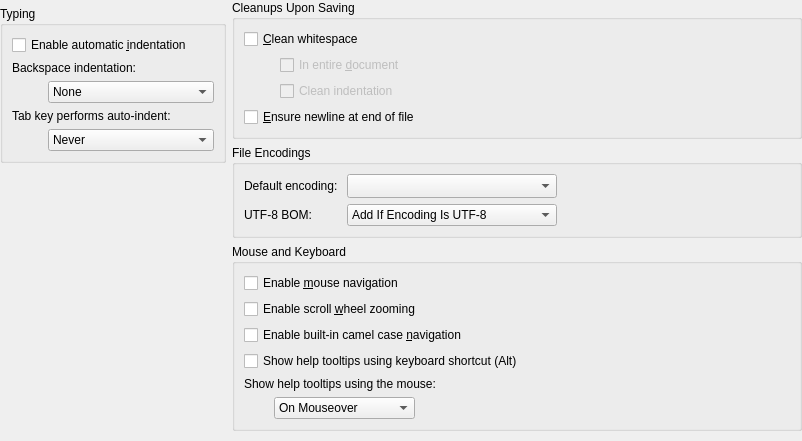
<?xml version="1.0" encoding="UTF-8"?>
<ui version="4.0">
 <class>TextEditor::Internal::BehaviorSettingsWidget</class>
 <widget class="QWidget" name="TextEditor::Internal::BehaviorSettingsWidget">
  <property name="geometry">
   <rect>
    <x>0</x>
    <y>0</y>
    <width>802</width>
    <height>441</height>
   </rect>
  </property>
  <layout class="QHBoxLayout" name="horizontalLayout">
   <property name="leftMargin">
    <number>0</number>
   </property>
   <property name="topMargin">
    <number>0</number>
   </property>
   <property name="rightMargin">
    <number>0</number>
   </property>
   <property name="bottomMargin">
    <number>0</number>
   </property>
   <item>
    <layout class="QVBoxLayout" name="verticalLayout_2">
     <item>
      <widget class="TextEditor::SimpleCodeStylePreferencesWidget" name="tabPreferencesWidget" native="true"/>
     </item>
     <item>
      <widget class="QGroupBox" name="groupBoxTyping">
       <property name="title">
        <string>Typing</string>
       </property>
       <property name="flat">
        <bool>false</bool>
       </property>
       <layout class="QGridLayout" name="gridLayout_3">
        <item row="0" column="0" colspan="2">
         <widget class="QCheckBox" name="autoIndent">
          <property name="text">
           <string>Enable automatic &amp;indentation</string>
          </property>
         </widget>
        </item>
        <item row="1" column="0" colspan="2">
         <widget class="QLabel" name="smartBackspaceLabel">
          <property name="text">
           <string>Backspace indentation:</string>
          </property>
         </widget>
        </item>
        <item row="2" column="1">
         <widget class="QComboBox" name="smartBackspaceBehavior">
          <property name="sizePolicy">
           <sizepolicy hsizetype="MinimumExpanding" vsizetype="Fixed">
            <horstretch>0</horstretch>
            <verstretch>0</verstretch>
           </sizepolicy>
          </property>
          <property name="toolTip">
           <string>&lt;html&gt;&lt;head/&gt;&lt;body&gt;
Specifies how backspace interacts with indentation.

&lt;ul&gt;
&lt;li&gt;None: No interaction at all. Regular plain backspace behavior.
&lt;/li&gt;

&lt;li&gt;Follows Previous Indents: In leading white space it will take the cursor back to the nearest indentation level used in previous lines.
&lt;/li&gt;

&lt;li&gt;Unindents: If the character behind the cursor is a space it behaves as a backtab.
&lt;/li&gt;
&lt;/ul&gt;&lt;/body&gt;&lt;/html&gt;
</string>
          </property>
          <item>
           <property name="text">
            <string>None</string>
           </property>
          </item>
          <item>
           <property name="text">
            <string>Follows Previous Indents</string>
           </property>
          </item>
          <item>
           <property name="text">
            <string>Unindents</string>
           </property>
          </item>
         </widget>
        </item>
        <item row="3" column="0" colspan="2">
         <widget class="QLabel" name="tabKeyBehaviorLabel">
          <property name="text">
           <string>Tab key performs auto-indent:</string>
          </property>
         </widget>
        </item>
        <item row="4" column="0">
         <spacer name="horizontalSpacer_5">
          <property name="orientation">
           <enum>Qt::Horizontal</enum>
          </property>
          <property name="sizeType">
           <enum>QSizePolicy::Fixed</enum>
          </property>
          <property name="sizeHint" stdset="0">
           <size>
            <width>30</width>
            <height>20</height>
           </size>
          </property>
         </spacer>
        </item>
        <item row="4" column="1">
         <widget class="QComboBox" name="tabKeyBehavior">
          <property name="sizePolicy">
           <sizepolicy hsizetype="MinimumExpanding" vsizetype="Fixed">
            <horstretch>0</horstretch>
            <verstretch>0</verstretch>
           </sizepolicy>
          </property>
          <item>
           <property name="text">
            <string>Never</string>
           </property>
          </item>
          <item>
           <property name="text">
            <string>Always</string>
           </property>
          </item>
          <item>
           <property name="text">
            <string>In Leading White Space</string>
           </property>
          </item>
         </widget>
        </item>
       </layout>
      </widget>
     </item>
     <item>
      <spacer name="verticalSpacer">
       <property name="orientation">
        <enum>Qt::Vertical</enum>
       </property>
       <property name="sizeHint" stdset="0">
        <size>
         <width>28</width>
         <height>13</height>
        </size>
       </property>
      </spacer>
     </item>
    </layout>
   </item>
   <item>
    <layout class="QVBoxLayout" name="verticalLayout_3">
     <item>
      <widget class="QGroupBox" name="groupBoxStorageSettings">
       <property name="toolTip">
        <string>Cleanup actions which are automatically performed right before the file is saved to disk.</string>
       </property>
       <property name="title">
        <string>Cleanups Upon Saving</string>
       </property>
       <layout class="QGridLayout" name="gridLayout_2">
        <item row="0" column="0" colspan="2">
         <widget class="QCheckBox" name="cleanWhitespace">
          <property name="toolTip">
           <string>Removes trailing whitespace upon saving.</string>
          </property>
          <property name="text">
           <string>&amp;Clean whitespace</string>
          </property>
         </widget>
        </item>
        <item row="1" column="0">
         <spacer name="horizontalSpacer_2">
          <property name="orientation">
           <enum>Qt::Horizontal</enum>
          </property>
          <property name="sizeType">
           <enum>QSizePolicy::Fixed</enum>
          </property>
          <property name="sizeHint" stdset="0">
           <size>
            <width>30</width>
            <height>20</height>
           </size>
          </property>
         </spacer>
        </item>
        <item row="1" column="1">
         <widget class="QCheckBox" name="inEntireDocument">
          <property name="enabled">
           <bool>false</bool>
          </property>
          <property name="sizePolicy">
           <sizepolicy hsizetype="Expanding" vsizetype="Fixed">
            <horstretch>0</horstretch>
            <verstretch>0</verstretch>
           </sizepolicy>
          </property>
          <property name="toolTip">
           <string>Cleans whitespace in entire document instead of only for changed parts.</string>
          </property>
          <property name="text">
           <string>In entire &amp;document</string>
          </property>
         </widget>
        </item>
        <item row="2" column="1">
         <widget class="QCheckBox" name="cleanIndentation">
          <property name="enabled">
           <bool>false</bool>
          </property>
          <property name="toolTip">
           <string>Corrects leading whitespace according to tab settings.</string>
          </property>
          <property name="text">
           <string>Clean indentation</string>
          </property>
         </widget>
        </item>
        <item row="3" column="0" colspan="2">
         <widget class="QCheckBox" name="addFinalNewLine">
          <property name="toolTip">
           <string>Always writes a newline character at the end of the file.</string>
          </property>
          <property name="text">
           <string>&amp;Ensure newline at end of file</string>
          </property>
         </widget>
        </item>
       </layout>
      </widget>
     </item>
     <item>
      <widget class="QGroupBox" name="groupBoxEncodings">
       <property name="title">
        <string>File Encodings</string>
       </property>
       <layout class="QGridLayout" name="gridLayout">
        <item row="0" column="0">
         <widget class="QLabel" name="encodingLabel">
          <property name="text">
           <string>Default encoding: </string>
          </property>
         </widget>
        </item>
        <item row="0" column="1">
         <widget class="QComboBox" name="encodingBox">
          <property name="sizePolicy">
           <sizepolicy hsizetype="Preferred" vsizetype="Fixed">
            <horstretch>0</horstretch>
            <verstretch>0</verstretch>
           </sizepolicy>
          </property>
          <property name="sizeAdjustPolicy">
           <enum>QComboBox::AdjustToMinimumContentsLengthWithIcon</enum>
          </property>
          <property name="minimumContentsLength">
           <number>20</number>
          </property>
         </widget>
        </item>
        <item row="0" column="2">
         <spacer name="horizontalSpacer_6">
          <property name="orientation">
           <enum>Qt::Horizontal</enum>
          </property>
          <property name="sizeType">
           <enum>QSizePolicy::Expanding</enum>
          </property>
          <property name="sizeHint" stdset="0">
           <size>
            <width>285</width>
            <height>20</height>
           </size>
          </property>
         </spacer>
        </item>
        <item row="1" column="1">
         <widget class="QComboBox" name="utf8BomBox">
          <property name="toolTip">
           <string>&lt;html&gt;&lt;head/&gt;&lt;body&gt;
&lt;p&gt;How text editors should deal with UTF-8 Byte Order Marks. The options are:&lt;/p&gt;
&lt;ul &gt;&lt;li&gt;&lt;i&gt;Add If Encoding Is UTF-8:&lt;/i&gt; always add a BOM when saving a file in UTF-8 encoding. Note that this will not work if the encoding is &lt;i&gt;System&lt;/i&gt;, as Qt Creator does not know what it actually is.&lt;/li&gt;
&lt;li&gt;&lt;i&gt;Keep If Already Present: &lt;/i&gt;save the file with a BOM if it already had one when it was loaded.&lt;/li&gt;
&lt;li&gt;&lt;i&gt;Always Delete:&lt;/i&gt; never write an UTF-8 BOM, possibly deleting a pre-existing one.&lt;/li&gt;&lt;/ul&gt;
&lt;p&gt;Note that UTF-8 BOMs are uncommon and treated incorrectly by some editors, so it usually makes little sense to add any.&lt;/p&gt;
&lt;p&gt;This setting does &lt;b&gt;not&lt;/b&gt; influence the use of UTF-16 and UTF-32 BOMs.&lt;/p&gt;&lt;/body&gt;&lt;/html&gt;</string>
          </property>
          <item>
           <property name="text">
            <string>Add If Encoding Is UTF-8</string>
           </property>
          </item>
          <item>
           <property name="text">
            <string>Keep If Already Present</string>
           </property>
          </item>
          <item>
           <property name="text">
            <string>Always Delete</string>
           </property>
          </item>
         </widget>
        </item>
        <item row="1" column="0">
         <widget class="QLabel" name="utf8BomLabel">
          <property name="text">
           <string>UTF-8 BOM:</string>
          </property>
         </widget>
        </item>
       </layout>
      </widget>
     </item>
     <item>
      <widget class="QGroupBox" name="groupBoxMouse">
       <property name="title">
        <string>Mouse and Keyboard</string>
       </property>
       <layout class="QVBoxLayout" name="verticalLayout">
        <item>
         <widget class="QCheckBox" name="mouseNavigation">
          <property name="text">
           <string>Enable &amp;mouse navigation</string>
          </property>
         </widget>
        </item>
        <item>
         <widget class="QCheckBox" name="scrollWheelZooming">
          <property name="text">
           <string>Enable scroll &amp;wheel zooming</string>
          </property>
         </widget>
        </item>
        <item>
         <widget class="QCheckBox" name="camelCaseNavigation">
          <property name="text">
           <string>Enable built-in camel case &amp;navigation</string>
          </property>
         </widget>
        </item>
        <item>
         <widget class="QCheckBox" name="keyboardTooltips">
          <property name="toolTip">
           <string>Press Alt to display context-sensitive help or type information as tooltips.</string>
          </property>
          <property name="text">
           <string>Show help tooltips using keyboard shortcut (Alt)</string>
          </property>
         </widget>
        </item>
        <item>
         <widget class="QLabel" name="helpTooltipsLabel">
          <property name="text">
           <string>Show help tooltips using the mouse:</string>
          </property>
         </widget>
        </item>
        <item>
         <layout class="QHBoxLayout" name="horizontalLayout_2">
          <item>
           <spacer name="horizontalSpacer">
            <property name="orientation">
             <enum>Qt::Horizontal</enum>
            </property>
            <property name="sizeType">
             <enum>QSizePolicy::Fixed</enum>
            </property>
            <property name="sizeHint" stdset="0">
             <size>
              <width>30</width>
              <height>20</height>
             </size>
            </property>
           </spacer>
          </item>
          <item>
           <widget class="QComboBox" name="constrainTooltipsBox">
            <item>
             <property name="text">
              <string>On Mouseover</string>
             </property>
            </item>
            <item>
             <property name="text">
              <string>On Shift+Mouseover</string>
             </property>
            </item>
           </widget>
          </item>
          <item>
           <spacer name="horizontalSpacer_3">
            <property name="orientation">
             <enum>Qt::Horizontal</enum>
            </property>
            <property name="sizeHint" stdset="0">
             <size>
              <width>40</width>
              <height>20</height>
             </size>
            </property>
           </spacer>
          </item>
         </layout>
        </item>
       </layout>
      </widget>
     </item>
     <item>
      <spacer name="verticalSpacer_2">
       <property name="orientation">
        <enum>Qt::Vertical</enum>
       </property>
       <property name="sizeHint" stdset="0">
        <size>
         <width>20</width>
         <height>40</height>
        </size>
       </property>
      </spacer>
     </item>
    </layout>
   </item>
  </layout>
 </widget>
 <customwidgets>
  <customwidget>
   <class>TextEditor::SimpleCodeStylePreferencesWidget</class>
   <extends>QWidget</extends>
   <header location="global">texteditor/simplecodestylepreferenceswidget.h</header>
   <container>1</container>
  </customwidget>
 </customwidgets>
 <tabstops>
  <tabstop>cleanWhitespace</tabstop>
  <tabstop>inEntireDocument</tabstop>
  <tabstop>cleanIndentation</tabstop>
  <tabstop>addFinalNewLine</tabstop>
 </tabstops>
 <resources/>
 <connections>
  <connection>
   <sender>cleanWhitespace</sender>
   <signal>toggled(bool)</signal>
   <receiver>inEntireDocument</receiver>
   <slot>setEnabled(bool)</slot>
   <hints>
    <hint type="sourcelabel">
     <x>87</x>
     <y>323</y>
    </hint>
    <hint type="destinationlabel">
     <x>205</x>
     <y>353</y>
    </hint>
   </hints>
  </connection>
  <connection>
   <sender>cleanWhitespace</sender>
   <signal>toggled(bool)</signal>
   <receiver>cleanIndentation</receiver>
   <slot>setEnabled(bool)</slot>
   <hints>
    <hint type="sourcelabel">
     <x>60</x>
     <y>323</y>
    </hint>
    <hint type="destinationlabel">
     <x>134</x>
     <y>384</y>
    </hint>
   </hints>
  </connection>
 </connections>
</ui>
